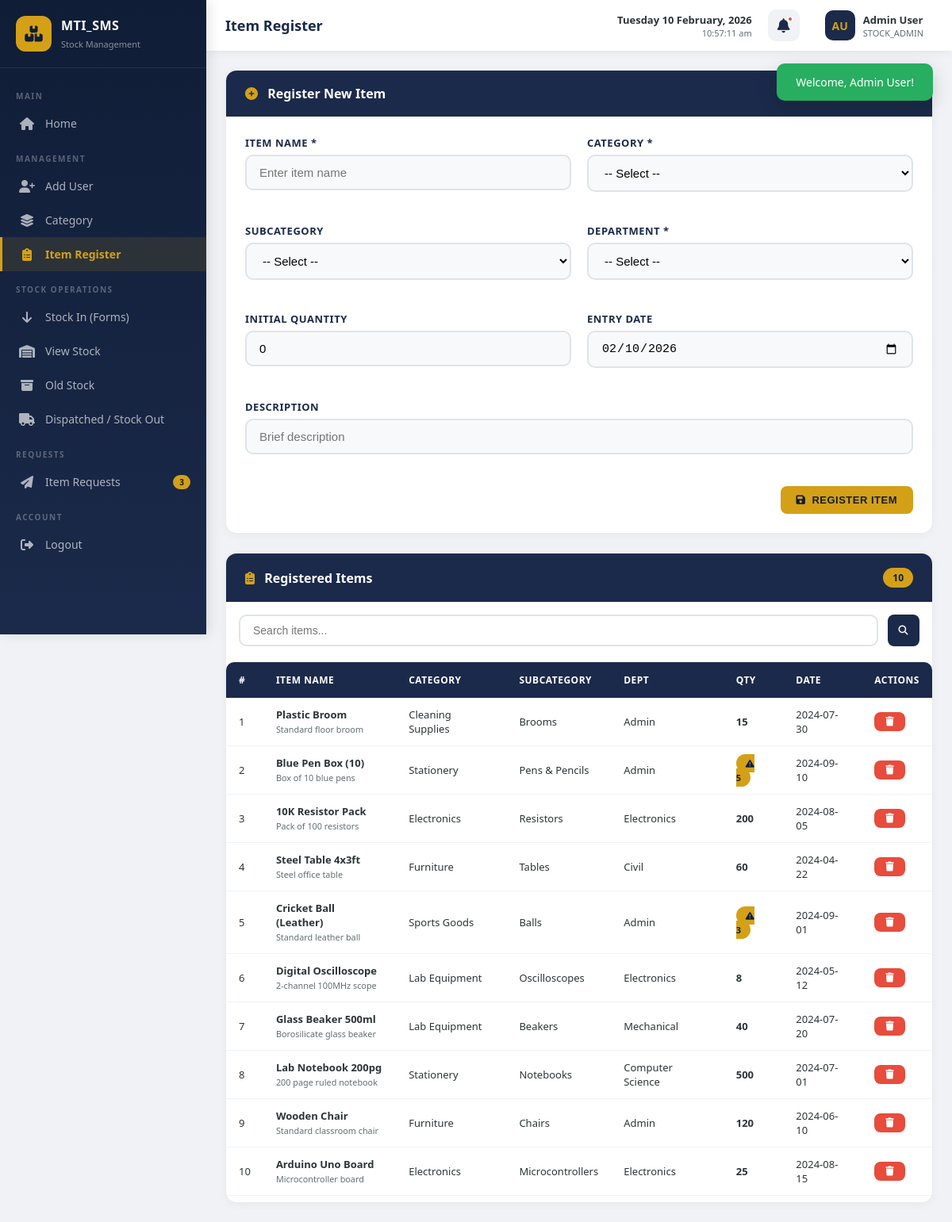
Page /items.php (signed in) on the committed database.
### tables this page shows
CREATE TABLE `items` (
  `id` INT(11) NOT NULL AUTO_INCREMENT,
  `name` VARCHAR(200) NOT NULL,
  `category_id` INT(11) NOT NULL,
  `subcategory_id` INT(11) DEFAULT NULL,
  `department` VARCHAR(100) DEFAULT NULL,
  `quantity` INT(11) NOT NULL DEFAULT 0,
  `description` TEXT,
  `entry_date` DATE DEFAULT NULL,
  `created_at` TIMESTAMP NOT NULL DEFAULT CURRENT_TIMESTAMP,
  `updated_at` TIMESTAMP NOT NULL DEFAULT CURRENT_TIMESTAMP ON UPDATE CURRENT_TIMESTAMP,
  PRIMARY KEY (`id`),
  KEY `idx_category` (`category_id`),
  KEY `idx_subcategory` (`subcategory_id`),
  KEY `idx_department` (`department`),
  KEY `idx_quantity` (`quantity`),
  CONSTRAINT `fk_item_category` FOREIGN KEY (`category_id`) REFERENCES `categories` (`id`) ON UPDATE CASCADE,
  CONSTRAINT `fk_item_subcategory` FOREIGN KEY (`subcategory_id`) REFERENCES `subcategories` (`id`) ON UPDATE CASCADE
);

CREATE TABLE `categories` (
  `id` INT(11) NOT NULL AUTO_INCREMENT,
  `name` VARCHAR(100) NOT NULL,
  `created_at` TIMESTAMP NOT NULL DEFAULT CURRENT_TIMESTAMP,
  PRIMARY KEY (`id`),
  UNIQUE KEY `uk_category_name` (`name`)
);

CREATE TABLE `subcategories` (
  `id` INT(11) NOT NULL AUTO_INCREMENT,
  `category_id` INT(11) NOT NULL,
  `name` VARCHAR(100) NOT NULL,
  `created_at` TIMESTAMP NOT NULL DEFAULT CURRENT_TIMESTAMP,
  PRIMARY KEY (`id`),
  KEY `idx_category_id` (`category_id`),
  CONSTRAINT `fk_subcategory_category` FOREIGN KEY (`category_id`) REFERENCES `categories` (`id`) ON DELETE CASCADE ON UPDATE CASCADE
);

### config/database.php (called while the page is built, shortened)
<?php
class Database {
    private static $instance = null;
    private $conn;
    private function __construct() {
        try {
            $dsn = "mysql:host=" . DB_HOST . ";dbname=" . DB_NAME . ";charset=" . DB_CHARSET;
            $options = array(
                PDO::ATTR_ERRMODE => PDO::ERRMODE_EXCEPTION,
                PDO::ATTR_DEFAULT_FETCH_MODE => PDO::FETCH_ASSOC,
                PDO::ATTR_EMULATE_PREPARES => false
            );
            $this->conn = new PDO($dsn, DB_USER, DB_PASS, $options);
        } catch (PDOException $e) {
            die("Database Connection Failed: " . $e->getMessage());
        }
    }
    public static function getInstance() {
        if (self::$instance === null) {
            self::$instance = new self();
        }
        return self::$instance;
    }
    public function getConnection() {
        return $this->conn;
    }
}
function getDB() {
    return Database::getInstance()->getConnection();
}
function dbQuery($sql, $params = array()) {
    $db = getDB();
    $stmt = $db->prepare($sql);
    $stmt->execute($params);
    return $stmt;
}
function dbFetchAll($sql, $params = array()) {
    return dbQuery($sql, $params)->fetchAll();
}
?>

### items.php (the view, shortened to what this page needs)
<?php
require_once 'config/database.php';
$search = isset($_GET['search']) ? trim($_GET['search']) : '';
if (!empty($search)) {
    $items = dbFetchAll("SELECT i.*, c.name as category_name, s.name as subcategory_name
        FROM items i
        LEFT JOIN categories c ON i.category_id = c.id
        LEFT JOIN subcategories s ON i.subcategory_id = s.id
        WHERE i.name LIKE ? OR c.name LIKE ? OR i.department LIKE ?
        ORDER BY i.id DESC",
        array("%$search%", "%$search%", "%$search%"));
} else {
    $items = dbFetchAll("SELECT i.*, c.name as category_name, s.name as subcategory_name
        FROM items i
        LEFT JOIN categories c ON i.category_id = c.id
        LEFT JOIN subcategories s ON i.subcategory_id = s.id
        ORDER BY i.id DESC");
}
require_once 'includes/header.php';
?>
<div class="card mb-24">
    <div class="card-header">
        <h3><i class="fas fa-plus-circle" style="color: var(--mustard); margin-right: 8px;"></i> Register New Item</h3>
    </div>
    <div class="card-body">
        <form method="POST" action="">
            <div class="form-grid">
                <div class="form-group">
                    <label>Item Name *</label>
                    <input type="text" name="name" placeholder="Enter item name" required>
                </div>
                <div class="form-group">
                    <label>Category *</label>
                    <select name="category_id" id="categorySelect" onchange="updateSubcategories()" required>
                        <option value="">-- Select --</option>
                    </select>
                </div>
                <div class="form-group">
                    <label>Subcategory</label>
                    <select name="subcategory_id" id="subcategorySelect">
                        <option value="">-- Select --</option>
                    </select>
                </div>
                <div class="form-group">
                    <label>Department *</label>
                    <select name="department" required>
                        <option value="">-- Select --</option>
                    </select>
                </div>
                <div class="form-group">
                    <label>Initial Quantity</label>
                    <input type="number" name="quantity" placeholder="0" min="0" value="0">
                </div>
                <div class="form-group">
                    <label>Entry Date</label>
                    <input type="date" name="entry_date" value="<?php echo date('Y-m-d'); ?>">
                </div>
                <div class="form-group full-width">
                    <label>Description</label>
                    <input type="text" name="description" placeholder="Brief description">
                </div>
                <div class="full-width text-right">
                    <button type="submit" class="btn btn-mustard"><i class="fas fa-save"></i> Register Item</button>
                </div>
            </div>
        </form>
    </div>
</div>
<div class="card">
    <div class="card-header">
        <h3><i class="fas fa-clipboard-list" style="color: var(--mustard); margin-right: 8px;"></i> Registered Items</h3>
        <span class="badge"><?php echo count($items); ?></span>
    </div>
    <div class="card-body" style="padding: 0 0 8px 0;">
        <div class="search-bar" style="padding: 16px 16px 0;">
            <form method="GET" action="" style="display: flex; gap: 12px; flex: 1;">
                <input type="text" name="search" placeholder="Search items..." value="<?php echo htmlspecialchars($search); ?>" style="flex: 1;">
                <button type="submit" class="btn btn-primary btn-sm"><i class="fas fa-search"></i></button>
            </form>
        </div>
        <div class="overflow-x-auto">
            <table class="data-table">
                <thead>
                    <tr>
                        <th>#</th>
                        <th>Item Name</th>
                        <th>Category</th>
                        <th>Subcategory</th>
                        <th>Dept</th>
                        <th>Qty</th>
                        <th>Date</th>
                        <th>Actions</th>
                    </tr>
                </thead>
                <tbody>
                    <?php foreach ($items as $i => $item): ?>
                    <tr>
                        <td><?php echo $i + 1; ?></td>
                        <td>
                            <strong><?php echo htmlspecialchars($item['name']); ?></strong>
                            <?php if (!empty($item['description'])): ?>
                            <br><small style="color: var(--light-text);"><?php echo htmlspecialchars($item['description']); ?></small>
                            <?php endif; ?>
                        </td>
                        <td><?php echo htmlspecialchars($item['category_name']); ?></td>
                        <td><?php echo htmlspecialchars($item['subcategory_name'] ?: '-'); ?></td>
                        <td><?php echo htmlspecialchars($item['department']); ?></td>
                        <td>
                            <?php if ($item['quantity'] <= 5): ?>
                            <span class="low-stock"><i class="fas fa-exclamation-triangle"></i> <?php echo $item['quantity']; ?></span>
                            <?php else: ?>
                            <strong><?php echo $item['quantity']; ?></strong>
                            <?php endif; ?>
                        </td>
                        <td><?php echo $item['entry_date']; ?></td>
                        <td>
                            <form method="POST" action="" style="display: inline;" onsubmit="return confirm('Delete this item?');">
                                <button type="submit" class="btn btn-sm btn-danger"><i class="fas fa-trash"></i></button>
                            </form>
                        </td>
                    </tr>
                    <?php endforeach; ?>
                </tbody>
            </table>
        </div>
    </div>
</div>
<?php require_once 'includes/footer.php'; ?>

### assets/css/style.css (style rules this page uses)
:root { --navy: #1B2A4A; --navy-dark: #0F1D36; --navy-light: #2C3E6B; --mustard: #D4A017; --mustard-light: #E8B92F; --mustard-dark: #B8860B; --grey-bg: #F0F2F5; --white: #FFFFFF; --dark-text: #2D3436; --light-text: #636E72; }
* { margin: 0; padding: 0; box-sizing: border-box; }
body { font-family: 'Segoe UI', Tahoma, Geneva, Verdana, sans-serif; background: var(--grey-bg); color: var(--dark-text); }
.form-group { margin-bottom: 20px; }
.form-group label { display: block; font-size: 13px; font-weight: 600; color: var(--navy); margin-bottom: 6px; text-transform: uppercase; letter-spacing: 0.5px; }
.form-group input, .form-group select, .form-group textarea { width: 100%; padding: 12px 16px; border: 2px solid #E0E4E8; border-radius: 10px; font-size: 15px; transition: all 0.3s; outline: none; background: #F8F9FA; }
.card { background: var(--white); border-radius: 14px; box-shadow: 0 2px 12px rgba(0,0,0,0.04); border: 1px solid #E8ECF0; overflow: hidden; }
.card-header { padding: 18px 24px; background: var(--navy); color: var(--white); display: flex; align-items: center; justify-content: space-between; }
.card-header h3 { font-size: 16px; font-weight: 600; }
.card-header .badge { background: var(--mustard); color: var(--navy-dark); padding: 4px 12px; border-radius: 20px; font-size: 12px; font-weight: 700; }
.card-body { padding: 24px; }
.btn { padding: 10px 20px; border: none; border-radius: 8px; font-size: 13px; font-weight: 600; cursor: pointer; transition: all 0.2s; display: inline-flex; align-items: center; gap: 8px; text-transform: uppercase; letter-spacing: 0.5px; text-decoration: none; }
.btn-primary { background: var(--navy); color: var(--white); }
.btn-mustard { background: var(--mustard); color: var(--navy-dark); }
.btn-danger { background: #E74C3C; color: var(--white); }
.btn-sm { padding: 6px 14px; font-size: 12px; }
.data-table { width: 100%; border-collapse: separate; border-spacing: 0; }
.data-table thead th { background: var(--navy); color: var(--white); padding: 14px 16px; text-align: left; font-size: 12px; text-transform: uppercase; letter-spacing: 0.5px; font-weight: 600; }
.data-table thead th:first-child { border-radius: 10px 0 0 0; }
.data-table thead th:last-child { border-radius: 0 10px 0 0; }
.data-table tbody td { padding: 12px 16px; border-bottom: 1px solid #F0F2F5; font-size: 13px; color: var(--dark-text); }
.data-table .low-stock { background: var(--mustard); color: var(--navy-dark); padding: 4px 12px; border-radius: 20px; font-size: 11px; font-weight: 700; }
.form-grid { display: grid; grid-template-columns: 1fr 1fr; gap: 20px; }
.form-grid .full-width { grid-column: 1 / -1; }
.search-bar { display: flex; align-items: center; gap: 12px; margin-bottom: 20px; }
.search-bar input { flex: 1; padding: 10px 16px; border: 2px solid #E0E4E8; border-radius: 10px; font-size: 14px; outline: none; transition: all 0.3s; }
.text-right { text-align: right; }
.mb-24 { margin-bottom: 24px; }
.overflow-x-auto { overflow-x: auto; }

### rows in the picture
items: name "Plastic Broom", description "Standard floor broom", category.name "Cleaning Supplies", subcategory.name "Brooms", department "Admin", quantity "15", entry_date "2024-07-30"
items: name "Blue Pen Box (10)", description "Box of 10 blue pens", category.name "Stationery", subcategory.name "Pens & Pencils", department "Admin", quantity "5", entry_date "2024-09-10"
items: name "10K Resistor Pack", description "Pack of 100 resistors", category.name "Electronics", subcategory.name "Resistors", department "Electronics", quantity "200", entry_date "2024-08-05"
items: name "Steel Table 4x3ft", description "Steel office table", category.name "Furniture", subcategory.name "Tables", department "Civil", quantity "60", entry_date "2024-04-22"
items: name "Cricket Ball (Leather)", description "Standard leather ball", category.name "Sports Goods", subcategory.name "Balls", department "Admin", quantity "3", entry_date "2024-09-01"
items: name "Digital Oscilloscope", description "2-channel 100MHz scope", category.name "Lab Equipment", subcategory.name "Oscilloscopes", department "Electronics", quantity "8", entry_date "2024-05-12"
items: name "Glass Beaker 500ml", description "Borosilicate glass beaker", category.name "Lab Equipment", subcategory.name "Beakers", department "Mechanical", quantity "40", entry_date "2024-07-20"
items: name "Lab Notebook 200pg", description "200 page ruled notebook", category.name "Stationery", subcategory.name "Notebooks", department "Computer Science", quantity "500", entry_date "2024-07-01"
items: name "Wooden Chair", description "Standard classroom chair", category.name "Furniture", subcategory.name "Chairs", department "Admin", quantity "120", entry_date "2024-06-10"
items: name "Arduino Uno Board", description "Microcontroller board", category.name "Electronics", subcategory.name "Microcontrollers", department "Electronics", quantity "25", entry_date "2024-08-15"

### other values in the picture
$flash['message'] "Welcome, Admin User!"
$item['label'] "Home"
$item['label'] "Add User"
$item['label'] "Category"
$item['label'] "Item Register"
$item['label'] "Stock In (Forms)"
$item['label'] "View Stock"
$item['label'] "Old Stock"
$item['label'] "Dispatched / Stock Out"
$item['label'] "Item Requests"
$item['badge'] "3"
$pageTitle "Item Register"
getUserInitials() "AU"
$user['full_name'] "Admin User"
$user['role'] "STOCK_ADMIN"
